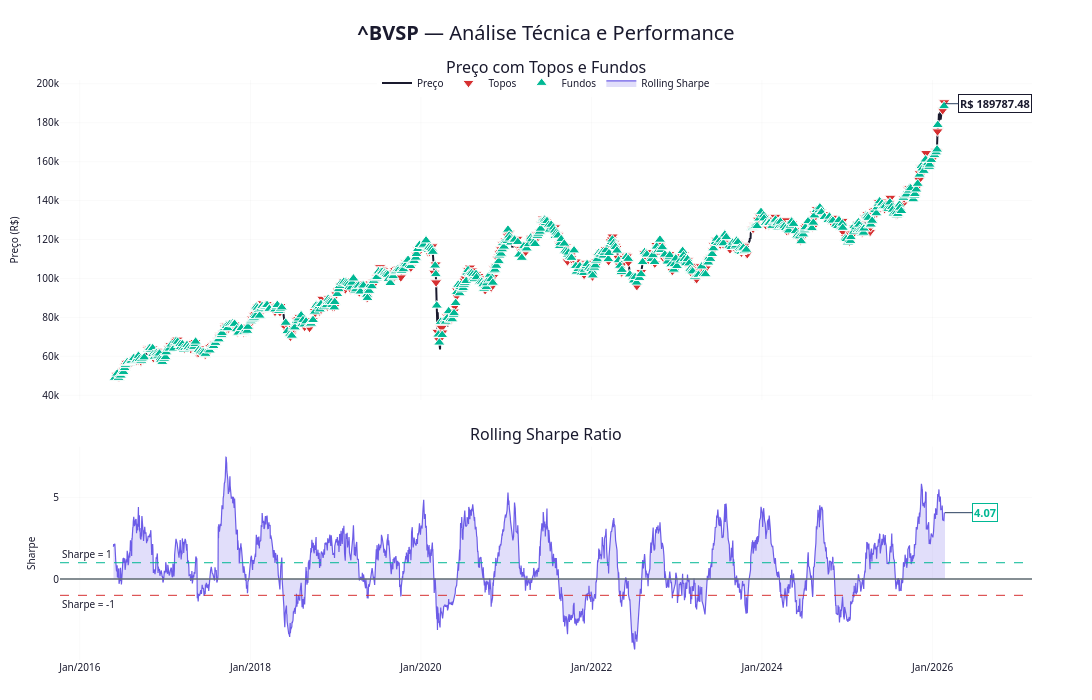

The code cell stored with this chart in its notebook:
### Code cell
# ══════════════════════════════════════════════════════════════
# PREÇO COM TOPOS/FUNDOS + ROLLING SHARPE
# ══════════════════════════════════════════════════════════════

fig = make_subplots(
    rows=2, cols=1,
    shared_xaxes=True,
    vertical_spacing=0.08,
    row_heights=[0.60, 0.40],
    subplot_titles=('Preço com Topos e Fundos', 'Rolling Sharpe Ratio')
)

# ══════════════════════════════════════════════════════════════
# ROW 1 — PREÇO COM TOPOS/FUNDOS
# ══════════════════════════════════════════════════════════════

col = param['column']

# Linha de preço
fig.add_trace(go.Scatter(
    x=df.index,
    y=df[col],
    name='Preço',
    line=dict(color=CORES['principal'], width=2),
    hovertemplate='R$ %{y:.2f}<extra></extra>'
), row=1, col=1)

# Topos
if len(topos) > 0:
    topos_valid = [t for t in topos if t < len(df)]
    fig.add_trace(go.Scatter(
        x=df.index[topos_valid],
        y=df[col].values[topos_valid],
        mode='markers',
        name='Topos',
        marker=dict(
            size=10,
            color=CORES['negativo'],
            symbol='triangle-down',
            line=dict(color='white', width=1)
        ),
        hovertemplate='Topo: R$ %{y:.2f}<extra></extra>'
    ), row=1, col=1)

# Fundos
if len(fundos) > 0:
    fundos_valid = [f for f in fundos if f < len(df)]
    fig.add_trace(go.Scatter(
        x=df.index[fundos_valid],
        y=df[col].values[fundos_valid],
        mode='markers',
        name='Fundos',
        marker=dict(
            size=10,
            color=CORES['positivo'],
            symbol='triangle-up',
            line=dict(color='white', width=1)
        ),
        hovertemplate='Fundo: R$ %{y:.2f}<extra></extra>'
    ), row=1, col=1)

# Anotação preço atual
fig.add_annotation(
    x=df.index[-1],
    y=df[col].iloc[-1],
    text=f"<b>R$ {df[col].iloc[-1]:.2f}</b>",
    showarrow=True, arrowhead=0,
    ax=50, ay=0,
    font=dict(size=11, color=CORES['principal']),
    bgcolor='white',
    bordercolor=CORES['principal'],
    borderwidth=1,
    row=1, col=1
)

# ══════════════════════════════════════════════════════════════
# ROW 2 — ROLLING SHARPE
# ══════════════════════════════════════════════════════════════

sharpe_vals = df['rolling_sharpe'].dropna()

# Colorir baseado em positivo/negativo
fig.add_trace(go.Scatter(
    x=sharpe_vals.index,
    y=sharpe_vals,
    name='Rolling Sharpe',
    fill='tozeroy',
    line=dict(color=CORES['tendencia'], width=1.2),
    fillcolor='rgba(108, 92, 231, 0.2)',
    hovertemplate='Sharpe: %{y:.2f}<extra></extra>'
), row=2, col=1)

# Linhas de referência
fig.add_hline(y=0, row=2, col=1, line_color=CORES['neutro'], line_width=1.5)
fig.add_hline(y=1, row=2, col=1, line_color=CORES['positivo'], line_dash='dash', 
              line_width=1, annotation_text='Sharpe = 1', annotation_position='top left')
fig.add_hline(y=-1, row=2, col=1, line_color=CORES['negativo'], line_dash='dash', 
              line_width=1, annotation_text='Sharpe = -1', annotation_position='bottom left')

# Valor atual
sharpe_atual = sharpe_vals.iloc[-1]
cor_sharpe = CORES['positivo'] if sharpe_atual > 0 else CORES['negativo']

fig.add_annotation(
    x=sharpe_vals.index[-1],
    y=sharpe_atual,
    text=f"<b>{sharpe_atual:.2f}</b>",
    showarrow=True, arrowhead=0,
    ax=40, ay=0,
    font=dict(size=11, color=cor_sharpe),
    bgcolor='white',
    bordercolor=cor_sharpe,
    borderwidth=1,
    row=2, col=1
)

# ══════════════════════════════════════════════════════════════
# LAYOUT
# ══════════════════════════════════════════════════════════════

fig.update_layout(
    template='plotly_white',
    height=700,
    width=1400,
    margin=dict(l=60, r=60, t=80, b=40),
    hovermode='x unified',
    title=dict(
        text=f"<b>{param['ticker'].upper()}</b> — Análise Técnica e Performance",
        font=dict(size=20, color=CORES['principal']),
        x=0.5, xanchor='center'
    ),
    legend=dict(
        orientation='h', y=1.02, x=0.5, xanchor='center',
        bgcolor='rgba(255,255,255,0.9)',
        font=dict(size=10)
    ),
    font=dict(family='Segoe UI, Arial', size=10, color=CORES['principal'])
)

# Eixos
fig.update_yaxes(title_text='Preço (R$)', title_font=dict(size=10), row=1, col=1)
fig.update_yaxes(title_text='Sharpe', title_font=dict(size=10), row=2, col=1)

fig.update_xaxes(showgrid=True, gridwidth=0.5, gridcolor='rgba(0,0,0,0.05)')
fig.update_yaxes(showgrid=True, gridwidth=0.5, gridcolor='rgba(0,0,0,0.05)')

fig.update_xaxes(showticklabels=False, row=1, col=1)
fig.update_xaxes(showticklabels=True, row=2, col=1, tickformat='%b/%Y')

fig.show()

### Figure 1 — Plotly figure (JSON) as saved in the notebook; plotly's stock layout.template omitted (floating-point values rounded to 4 significant figures; data arrays with more than 128 entries replaced by an {"elided": "..."} marker saying what was removed)
{"data": [{"hovertemplate": "R$ %{y:.2f}<extra></extra>", "line": {"color": "#1a1a2e", "width": 2}, "name": "Preço", "type": "scatter", "x": {"elided": "2422 str values"}, "xaxis": "x", "y": {"elided": "2422 float values"}, "yaxis": "y"}, {"hovertemplate": "Topo: R$ %{y:.2f}<extra></extra>", "marker": {"color": "#d63031", "line": {"color": "white", "width": 1}, "size": 10, "symbol": "triangle-down"}, "mode": "markers", "name": "Topos", "type": "scatter", "x": {"elided": "618 str values"}, "xaxis": "x", "y": {"elided": "618 float values"}, "yaxis": "y"}, {"hovertemplate": "Fundo: R$ %{y:.2f}<extra></extra>", "marker": {"color": "#00b894", "line": {"color": "white", "width": 1}, "size": 10, "symbol": "triangle-up"}, "mode": "markers", "name": "Fundos", "type": "scatter", "x": {"elided": "618 str values"}, "xaxis": "x", "y": {"elided": "618 float values"}, "yaxis": "y"}, {"fill": "tozeroy", "fillcolor": "rgba(108, 92, 231, 0.2)", "hovertemplate": "Sharpe: %{y:.2f}<extra></extra>", "line": {"color": "#6c5ce7", "width": 1.2}, "name": "Rolling Sharpe", "type": "scatter", "x": {"elided": "2422 str values"}, "xaxis": "x2", "y": {"elided": "2422 float values"}, "yaxis": "y2"}], "layout": {"annotations": [{"font": {"size": 16}, "showarrow": false, "text": "Preço com Topos e Fundos", "x": 0.5, "xanchor": "center", "xref": "paper", "y": 1, "yanchor": "bottom", "yref": "paper"}, {"font": {"size": 16}, "showarrow": false, "text": "Rolling Sharpe Ratio", "x": 0.5, "xanchor": "center", "xref": "paper", "y": 0.368, "yanchor": "bottom", "yref": "paper"}, {"arrowhead": 0, "ax": 50, "ay": 0, "bgcolor": "white", "bordercolor": "#1a1a2e", "borderwidth": 1, "font": {"color": "#1a1a2e", "size": 11}, "showarrow": true, "text": "<b>R$ 189787.48</b>", "x": "2026-02-23T00:00:00", "xref": "x", "y": 189800.0, "yref": "y"}, {"showarrow": false, "text": "Sharpe = 1", "x": 0, "xanchor": "left", "xref": "x2 domain", "y": 1, "yanchor": "bottom", "yref": "y2"}, {"showarrow": false, "text": "Sharpe = -1", "x": 0, "xanchor": "left", "xref": "x2 domain", "y": -1, "yanchor": "top", "yref": "y2"}, {"arrowhead": 0, "ax": 40, "ay": 0, "bgcolor": "white", "bordercolor": "#00b894", "borderwidth": 1, "font": {"color": "#00b894", "size": 11}, "showarrow": true, "text": "<b>4.07</b>", "x": "2026-02-23T00:00:00", "xref": "x2", "y": 4.073, "yref": "y2"}], "font": {"color": "#1a1a2e", "family": "Segoe UI, Arial", "size": 10}, "height": 700, "hovermode": "x unified", "legend": {"bgcolor": "rgba(255,255,255,0.9)", "font": {"size": 10}, "orientation": "h", "x": 0.5, "xanchor": "center", "y": 1.02}, "margin": {"b": 40, "l": 60, "r": 60, "t": 80}, "shapes": [{"line": {"color": "#636e72", "width": 1.5}, "type": "line", "x0": 0, "x1": 1, "xref": "x2 domain", "y0": 0, "y1": 0, "yref": "y2"}, {"line": {"color": "#00b894", "dash": "dash", "width": 1}, "type": "line", "x0": 0, "x1": 1, "xref": "x2 domain", "y0": 1, "y1": 1, "yref": "y2"}, {"line": {"color": "#d63031", "dash": "dash", "width": 1}, "type": "line", "x0": 0, "x1": 1, "xref": "x2 domain", "y0": -1, "y1": -1, "yref": "y2"}], "title": {"font": {"color": "#1a1a2e", "size": 20}, "text": "<b>^BVSP</b> — Análise Técnica e Performance", "x": 0.5, "xanchor": "center"}, "width": 1400, "xaxis": {"anchor": "y", "domain": [0, 1], "gridcolor": "rgba(0,0,0,0.05)", "gridwidth": 0.5, "matches": "x2", "showgrid": true, "showticklabels": false}, "xaxis2": {"anchor": "y2", "domain": [0, 1], "gridcolor": "rgba(0,0,0,0.05)", "gridwidth": 0.5, "showgrid": true, "showticklabels": true, "tickformat": "%b/%Y"}, "yaxis": {"anchor": "x", "domain": [0.448, 1], "gridcolor": "rgba(0,0,0,0.05)", "gridwidth": 0.5, "showgrid": true, "title": {"font": {"size": 10}, "text": "Preço (R$)"}}, "yaxis2": {"anchor": "x2", "domain": [0, 0.368], "gridcolor": "rgba(0,0,0,0.05)", "gridwidth": 0.5, "showgrid": true, "title": {"font": {"size": 10}, "text": "Sharpe"}}}}
